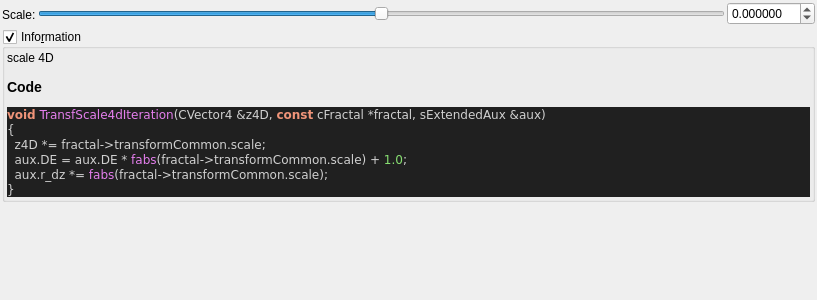
<?xml version="1.0" encoding="UTF-8"?>
<ui version="4.0">
 <class>transf_scale4d</class>
 <widget class="QWidget" name="Form">
  <property name="geometry">
   <rect>
    <x>0</x>
    <y>0</y>
    <width>817</width>
    <height>300</height>
   </rect>
  </property>
  <property name="windowTitle">
   <string notr="true">transf_scale4d</string>
  </property>
  <layout class="QVBoxLayout" name="verticalLayout">
   <property name="spacing">
    <number>2</number>
   </property>
   <property name="leftMargin">
    <number>2</number>
   </property>
   <property name="topMargin">
    <number>2</number>
   </property>
   <property name="rightMargin">
    <number>2</number>
   </property>
   <property name="bottomMargin">
    <number>2</number>
   </property>
   <item>
    <layout class="QGridLayout" name="gridLayout">
     <property name="spacing">
      <number>2</number>
     </property>
     <item row="0" column="2">
      <widget class="MyDoubleSpinBox" name="spinbox_transf_scale">
       <property name="sizePolicy">
        <sizepolicy hsizetype="Minimum" vsizetype="Maximum">
         <horstretch>0</horstretch>
         <verstretch>0</verstretch>
        </sizepolicy>
       </property>
       <property name="prefix">
        <string/>
       </property>
       <property name="suffix">
        <string/>
       </property>
       <property name="decimals">
        <number>6</number>
       </property>
       <property name="minimum">
        <double>-99.989999999999995</double>
       </property>
       <property name="maximum">
        <double>99.989999999999995</double>
       </property>
       <property name="singleStep">
        <double>0.100000000000000</double>
       </property>
      </widget>
     </item>
     <item row="0" column="1">
      <widget class="QSlider" name="slider_transf_scale">
       <property name="sizePolicy">
        <sizepolicy hsizetype="Expanding" vsizetype="Maximum">
         <horstretch>0</horstretch>
         <verstretch>0</verstretch>
        </sizepolicy>
       </property>
       <property name="minimum">
        <number>-10000000</number>
       </property>
       <property name="maximum">
        <number>10000000</number>
       </property>
       <property name="value">
        <number>0</number>
       </property>
       <property name="sliderPosition">
        <number>0</number>
       </property>
       <property name="orientation">
        <enum>Qt::Horizontal</enum>
       </property>
      </widget>
     </item>
     <item row="0" column="0" rowspan="2">
      <widget class="QLabel" name="label_108">
       <property name="text">
        <string>Scale:</string>
       </property>
      </widget>
     </item>
    </layout>
   </item>
   <item>
    <widget class="MyGroupBox" name="groupCheck_info">
     <property name="title">
      <string>Info&amp;rmation</string>
     </property>
     <property name="flat">
      <bool>false</bool>
     </property>
     <property name="checkable">
      <bool>true</bool>
     </property>
     <layout class="QVBoxLayout" name="verticalLayout_2">
      <property name="spacing">
       <number>2</number>
      </property>
      <property name="leftMargin">
       <number>2</number>
      </property>
      <property name="topMargin">
       <number>2</number>
      </property>
      <property name="rightMargin">
       <number>2</number>
      </property>
      <property name="bottomMargin">
       <number>2</number>
      </property>
      <item>
       <widget class="QLabel" name="label_code_content">
        <property name="text">
         <string notr="true">&lt;p&gt;scale 4D&lt;/p&gt;&lt;table&gt;
&lt;/table&gt;
&lt;h3&gt;Code&lt;/h3&gt;
&lt;body style=&quot;background-color:#202020&quot;&gt;
&lt;pre style=&quot;color:#d0d0d0; background-color:#202020;  font-family:'Courier New',monospace;&quot;&gt;&lt;span style=&quot;color:#f09479; font-weight:bold&quot;&gt;void&lt;/span&gt; &lt;span style=&quot;color:#e47eed&quot;&gt;TransfScale4dIteration&lt;/span&gt;&lt;span style=&quot;color:#d0d0d0&quot;&gt;(&lt;/span&gt;CVector4 &lt;span style=&quot;color:#d0d0d0&quot;&gt;&amp;amp;&lt;/span&gt;z4D&lt;span style=&quot;color:#d0d0d0&quot;&gt;,&lt;/span&gt; &lt;span style=&quot;color:#f09479; font-weight:bold&quot;&gt;const&lt;/span&gt; cFractal &lt;span style=&quot;color:#d0d0d0&quot;&gt;*&lt;/span&gt;fractal&lt;span style=&quot;color:#d0d0d0&quot;&gt;,&lt;/span&gt; sExtendedAux &lt;span style=&quot;color:#d0d0d0&quot;&gt;&amp;amp;&lt;/span&gt;aux&lt;span style=&quot;color:#d0d0d0&quot;&gt;)&lt;/span&gt;
&lt;span style=&quot;color:#d0d0d0&quot;&gt;{&lt;/span&gt;
  z4D &lt;span style=&quot;color:#d0d0d0&quot;&gt;*=&lt;/span&gt; fractal&lt;span style=&quot;color:#d0d0d0&quot;&gt;-&amp;gt;&lt;/span&gt;transformCommon&lt;span style=&quot;color:#d0d0d0&quot;&gt;.&lt;/span&gt;scale&lt;span style=&quot;color:#d0d0d0&quot;&gt;;&lt;/span&gt;
  aux&lt;span style=&quot;color:#d0d0d0&quot;&gt;.&lt;/span&gt;DE &lt;span style=&quot;color:#d0d0d0&quot;&gt;=&lt;/span&gt; aux&lt;span style=&quot;color:#d0d0d0&quot;&gt;.&lt;/span&gt;DE &lt;span style=&quot;color:#d0d0d0&quot;&gt;*&lt;/span&gt; &lt;span style=&quot;color:#e47eed&quot;&gt;fabs&lt;/span&gt;&lt;span style=&quot;color:#d0d0d0&quot;&gt;(&lt;/span&gt;fractal&lt;span style=&quot;color:#d0d0d0&quot;&gt;-&amp;gt;&lt;/span&gt;transformCommon&lt;span style=&quot;color:#d0d0d0&quot;&gt;.&lt;/span&gt;scale&lt;span style=&quot;color:#d0d0d0&quot;&gt;) +&lt;/span&gt; &lt;span style=&quot;color:#87df71&quot;&gt;1.0&lt;/span&gt;&lt;span style=&quot;color:#d0d0d0&quot;&gt;;&lt;/span&gt;
  aux&lt;span style=&quot;color:#d0d0d0&quot;&gt;.&lt;/span&gt;r_dz &lt;span style=&quot;color:#d0d0d0&quot;&gt;*=&lt;/span&gt; &lt;span style=&quot;color:#e47eed&quot;&gt;fabs&lt;/span&gt;&lt;span style=&quot;color:#d0d0d0&quot;&gt;(&lt;/span&gt;fractal&lt;span style=&quot;color:#d0d0d0&quot;&gt;-&amp;gt;&lt;/span&gt;transformCommon&lt;span style=&quot;color:#d0d0d0&quot;&gt;.&lt;/span&gt;scale&lt;span style=&quot;color:#d0d0d0&quot;&gt;);&lt;/span&gt;
&lt;span style=&quot;color:#d0d0d0&quot;&gt;}&lt;/span&gt;
&lt;/pre&gt;
&lt;/body&gt;</string>
        </property>
        <property name="wordWrap">
         <bool>true</bool>
        </property>
        <property name="openExternalLinks">
         <bool>true</bool>
        </property>
        <property name="textInteractionFlags">
         <set>Qt::LinksAccessibleByMouse|Qt::TextSelectableByMouse</set>
        </property>
       </widget>
      </item>
     </layout>
    </widget>
   </item>
   <item>
    <spacer name="verticalSpacer">
     <property name="orientation">
      <enum>Qt::Vertical</enum>
     </property>
     <property name="sizeHint" stdset="0">
      <size>
       <width>20</width>
       <height>40</height>
      </size>
     </property>
    </spacer>
   </item>
  </layout>
 </widget>
 <customwidgets>
  <customwidget>
   <class>MyDoubleSpinBox</class>
   <extends>QDoubleSpinBox</extends>
   <header>my_double_spin_box.h</header>
  </customwidget>
  <customwidget>
   <class>MyGroupBox</class>
   <extends>QGroupBox</extends>
   <header>my_group_box.h</header>
   <container>1</container>
  </customwidget>
 </customwidgets>
 <tabstops>
  <tabstop>slider_transf_scale</tabstop>
  <tabstop>spinbox_transf_scale</tabstop>
  <tabstop>groupCheck_info</tabstop>
 </tabstops>
 <resources/>
 <connections/>
</ui>
